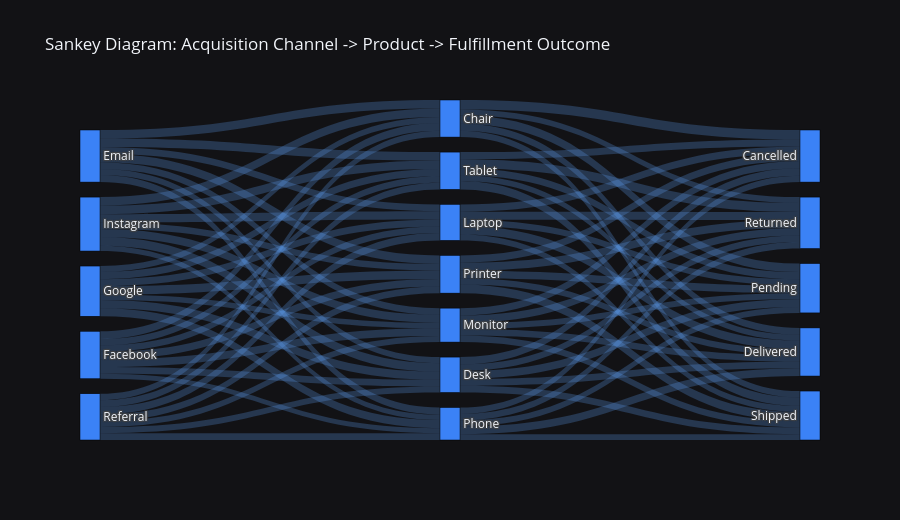

Notebook source saved alongside this figure:
### Code cell
# 8.3 Sankey Flow Diagram: Channel -> Product -> Fulfillment Status
flow1 = df.groupby(['ReferralSource', 'Product']).size().reset_index(name='count').rename(columns={'ReferralSource': 'source', 'Product': 'target'})
flow2 = df.groupby(['Product', 'OrderStatus']).size().reset_index(name='count').rename(columns={'Product': 'source', 'OrderStatus': 'target'})

nodes = list(pd.concat([flow1['source'], flow1['target'], flow2['source'], flow2['target']]).unique())
node_map = {n: i for i, n in enumerate(nodes)}

links = pd.concat([flow1, flow2])
links['source_id'] = links['source'].map(node_map)
links['target_id'] = links['target'].map(node_map)

fig = go.Figure(data=[go.Sankey(
    node=dict(
        pad=15, thickness=20, line=dict(color='black', width=0.5),
        label=nodes, color=ACCENT_BLUE
    ),
    link=dict(
        source=links['source_id'], target=links['target_id'],
        value=links['count'], color='rgba(96, 165, 250, 0.25)'
    )
)])
fig.update_layout(
    title="Sankey Diagram: Acquisition Channel -> Product -> Fulfillment Outcome",
    template='plotly_dark', paper_bgcolor='#121215', height=520
)
fig.show()

### Figure 1 — Plotly figure (JSON) as saved in the notebook; plotly's stock layout.template omitted (floating-point values rounded to 4 significant figures)
{"data": [{"link": {"color": "rgba(96, 165, 250, 0.25)", "source": [0, 0, 0, 0, 0, 0, 0, 1, 1, 1, 1, 1, 1, 1, 2, 2, 2, 2, 2, 2, 2, 3, 3, 3, 3, 3, 3, 3, 4, 4, 4, 4, 4, 4, 4, 5, 5, 5, 5, 5, 6, 6, 6, 6, 6, 7, 7, 7, 7, 7, 8, 8, 8, 8, 8, 9, 9, 9, 9, 9, 10, 10, 10, 10, 10, 11, 11, 11, 11, 11], "target": [5, 6, 7, 8, 9, 10, 11, 5, 6, 7, 8, 9, 10, 11, 5, 6, 7, 8, 9, 10, 11, 5, 6, 7, 8, 9, 10, 11, 5, 6, 7, 8, 9, 10, 11, 12, 13, 14, 15, 16, 12, 13, 14, 15, 16, 12, 13, 14, 15, 16, 12, 13, 14, 15, 16, 12, 13, 14, 15, 16, 12, 13, 14, 15, 16, 12, 13, 14, 15, 16], "value": [41, 29, 33, 32, 34, 41, 40, 37, 32, 31, 37, 24, 36, 31, 28, 39, 33, 26, 39, 41, 35, 41, 41, 40, 39, 26, 31, 41, 31, 29, 36, 29, 33, 32, 32, 45, 33, 41, 28, 31, 35, 32, 38, 32, 33, 35, 40, 30, 39, 29, 35, 31, 29, 36, 32, 31, 38, 28, 31, 28, 35, 29, 37, 38, 42, 34, 28, 34, 43, 40]}, "node": {"color": "#3b82f6", "label": ["Email", "Facebook", "Google", "Instagram", "Referral", "Chair", "Desk", "Laptop", "Monitor", "Phone", "Printer", "Tablet", "Cancelled", "Delivered", "Pending", "Returned", "Shipped"], "line": {"color": "black", "width": 0.5}, "pad": 15, "thickness": 20}, "type": "sankey"}], "layout": {"height": 520, "paper_bgcolor": "#121215", "title": {"text": "Sankey Diagram: Acquisition Channel -> Product -> Fulfillment Outcome"}}}
